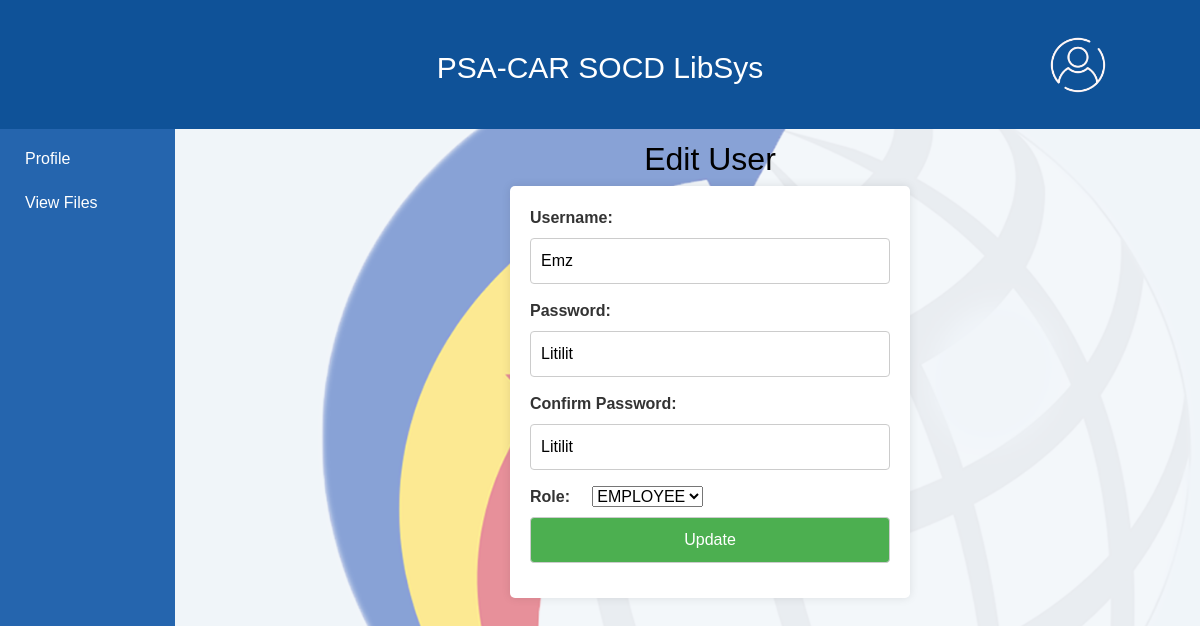
Page /edit_users.php?id=2 (signed in) on the earlier database version.
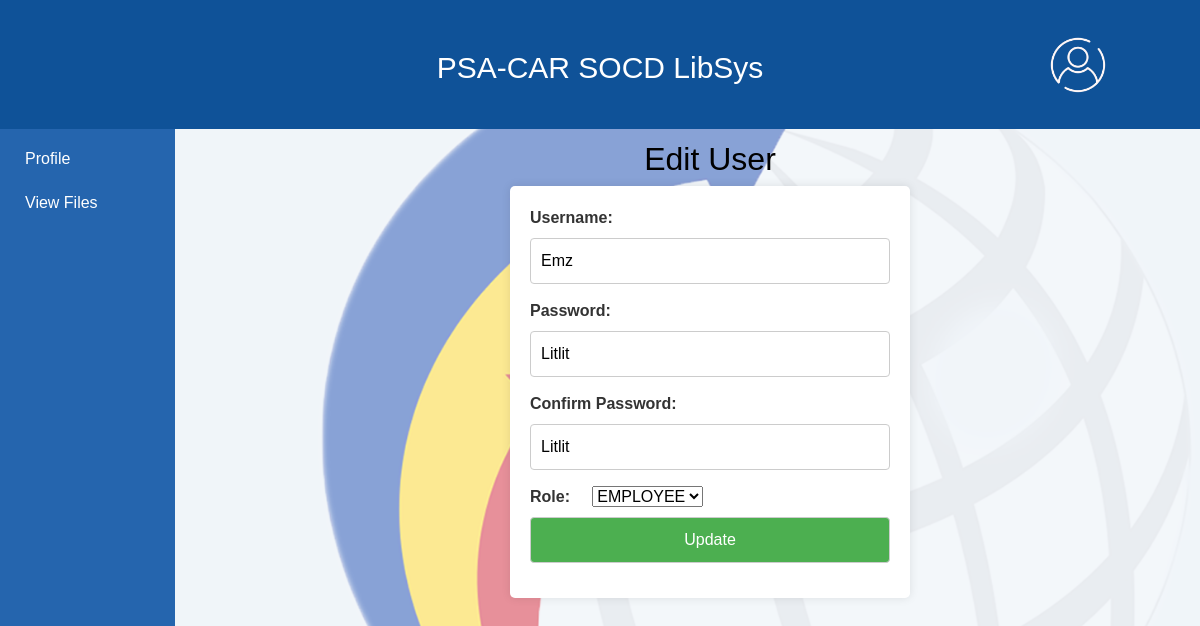
Same page on the later database version.
### tables this page shows
CREATE TABLE `users` (
  `user_id` int(11) NOT NULL,
  `username` varchar(50) NOT NULL,
  `password` varchar(255) NOT NULL,
  `role` enum('ADMIN','EMPLOYEE') NOT NULL
);

### edit_users.php (the view, shortened to what this page needs)
<?php
$host = "localhost";
$db_username = "root";
$db_password = "";
$database = "file_inventory";
$conn = new mysqli($host, $db_username, $db_password, $database);
$userDetails = null;
if(isset($_GET['id'])) {
    $id = $_GET['id'];
    $result = mysqli_query($conn, "SELECT * FROM users WHERE user_id=$id");
    $userDetails = mysqli_fetch_assoc($result);
}
?>
<!DOCTYPE html>
<html lang="en">
<head>
    <link rel="stylesheet" href="https://maxcdn.bootstrapcdn.com/bootstrap/4.5.2/css/bootstrap.min.css">
    <link rel="stylesheet" href="add_users.css">
</head>
<body>
<div id="topbar">
    <h2>PSA-CAR SOCD LibSys</h2>
    <div class="dropdown">
        <img src="ICON-4.png" alt="Dropdown Icon" width="68" height="68">
    </div>
</div>
<div id="sidebar">
    <div id="sidebar-content">
        <ul>
            <li><a href="#" class="sidebar-link">Profile</a></li>
            <li><a href="book_list.php" class="sidebar-link">View Files</a></li>
        </ul>
    </div>
</div>
<div id="content">
    <h2>Edit User</h2>
    <form action="" method="post" enctype="multipart/form-data">
        <label for="">Username:</label>
        <input type="text" name="username" required value="<?php echo $userDetails['username']; ?>">
        <label for="">Password:</label>
        <input type="text" name="password1" required value="<?php echo $userDetails['password']; ?>">
        <label for="">Confirm Password:</label>
        <input type="text" name="password2" required value="<?php echo $userDetails['password']; ?>">
        <label for="">Role:&nbsp;&nbsp;&nbsp;&nbsp;</label>
        <select name="role" required>
            <option value="EMPLOYEE" <?php if ($userDetails['role'] == 'EMPLOYEE') echo 'selected'; ?>>EMPLOYEE</option>
        </select>
        <input type="submit" name="submit" value="Update">
    </form>
</div>

Differences in the rows shown:
changed users "Emz": password1 "Litilit" → "Litlit"; password2 "Litilit" → "Litlit"
